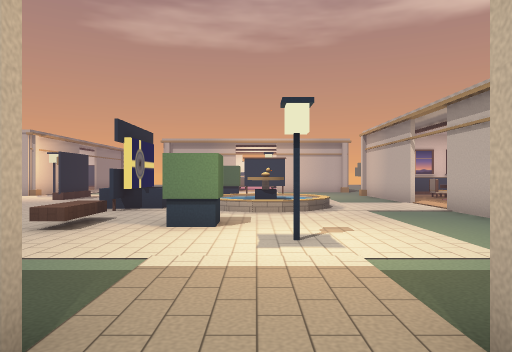
view 1 (above)

19 first-person views from a walk through a Unity game level. The camera is 1.5 m above the floor, looks level and sees 70° across. The floor is counted in squares, 2 m on a side. Each view is taken from the middle of a square. On the plan, view 1 faces up. The plan holds only what a view shows up to about 11 squares ahead; the rest is blank. The place goes on beyond the plan. The player is left out. Door leaves are left out, so doorways stand open.

view 2
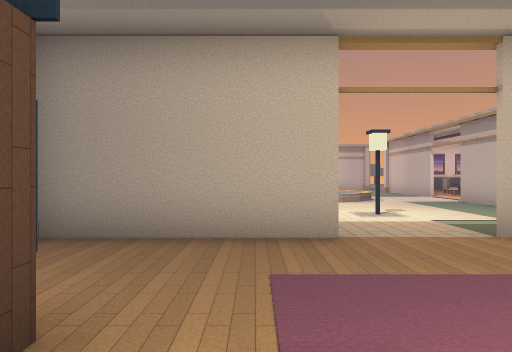

view 3
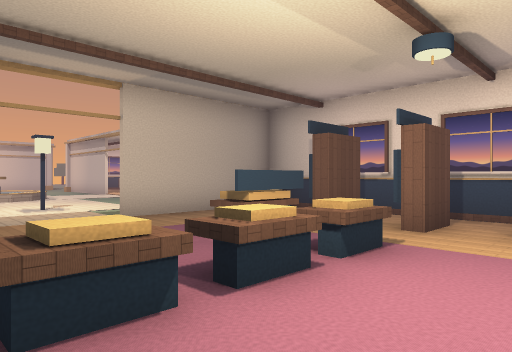

view 4
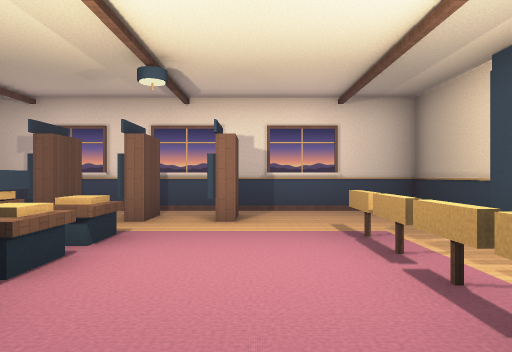

view 5
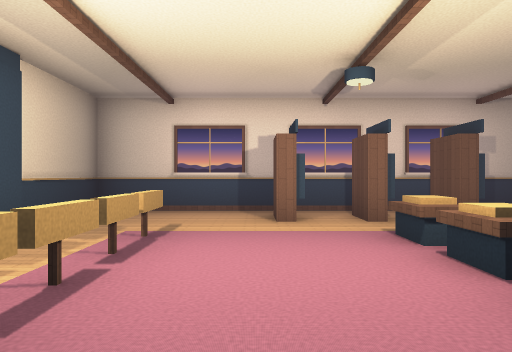

view 6
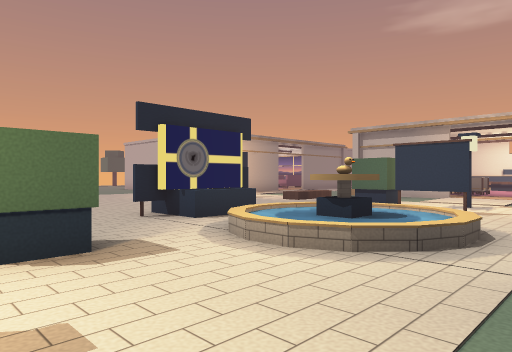

view 7
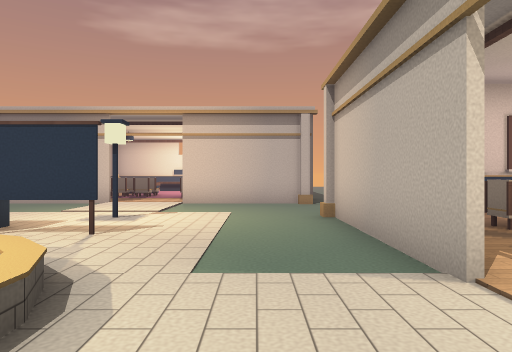

view 8
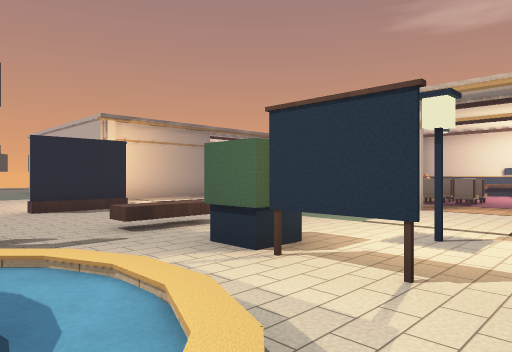

view 9
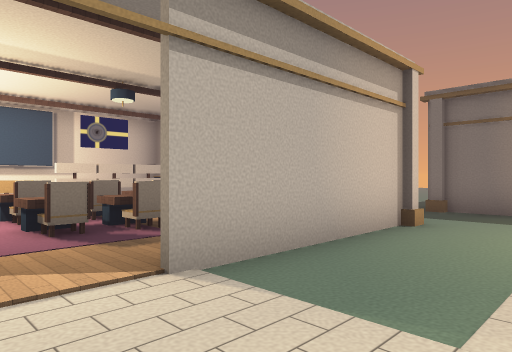

view 10
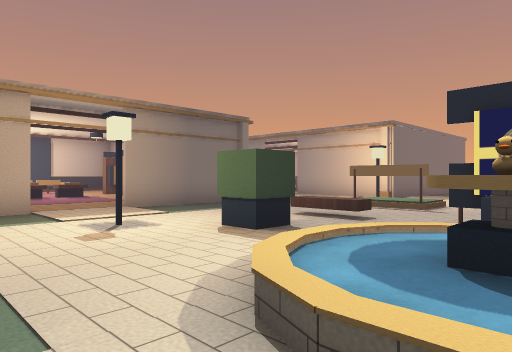

view 11
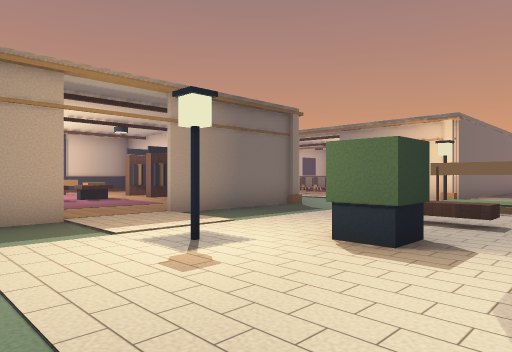

view 12
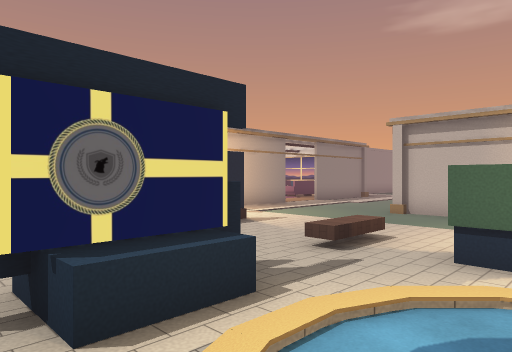

view 13
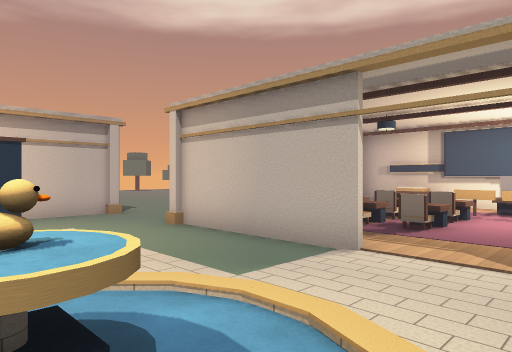

view 14
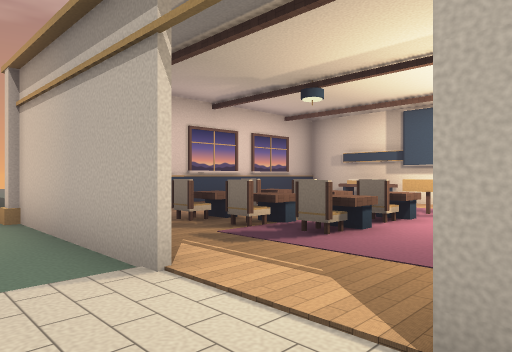

view 15
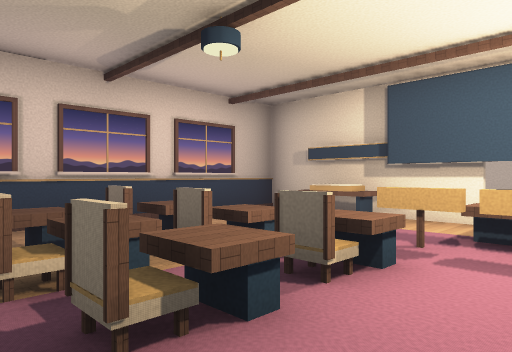

view 16
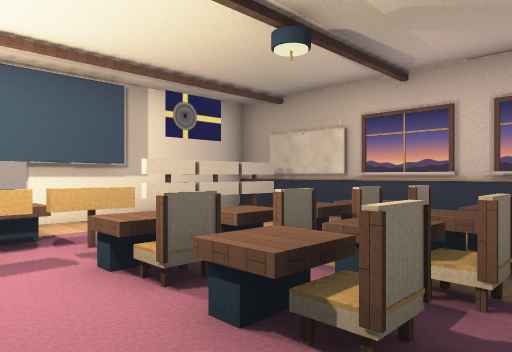

view 17
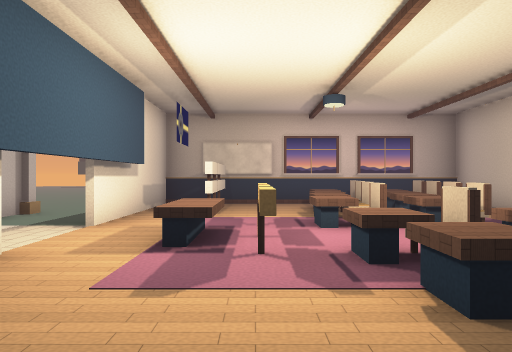

view 18
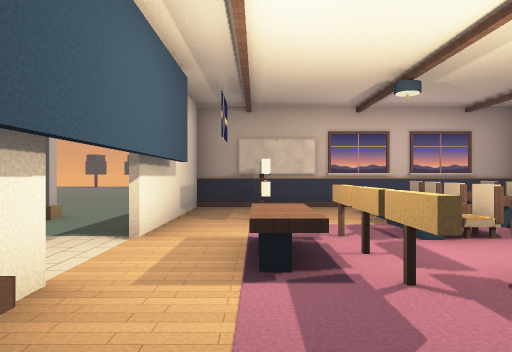

view 19
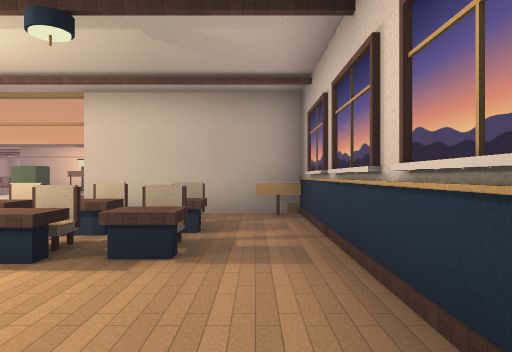

### Floor plan
Key: @ floor where view 1 was taken; # wall or solid block; . main floor; : floor 0.25 m higher than the main floor; / step, stairs or slope; D open door; = window, fence, low wall or low ledge; ^ raised ledge; O other object.
Columns run from 7 left of view 1 to 16 right of it. Each row starts with its distance up from view 1.
 22       ..
 21       O.
 20       O.
 19       ...
 18  ..###DDD####
 17 .............
 16 .............
 15 .......OO...#########
 14  #.....OO...#..... .#
 13  #..O.O#....#OOOO..^#
 12 ............#OOOO..^#
 11 ......///...#.OOO...#
 10 ..  #. O /.DD.O..OO..
  9 ....#./O /.DD...OOO...
  8  .....///...#.OOO#..#.#
  7 ./O.........#OO...#.#.#
  6 .:..O.O.....#OOO..#.#.#
  5  /O....OO...#.....#.#..
  4     ...OO...#########...
  3   ...........         ..
  2   .###DDD###.         ..
  1   ##..DDD..##
  0   #....@..  #.
 -1   #OO...==OO#.
 -2   #.........#
 -3   #OO.OOO.OO#
 -4   #OO.....###
 -5   #.........#
 -6   #..#####..#
 -7   #.........#
 -8   ####   ####

Where each view was taken, in squares from view 1:
view 1: 0 up, 0 right, facing up
view 2: 3 down, 2 left, facing up
view 3: 5 down, 2 left, facing up-right
view 4: 5 down, 3 left, facing right
view 5: 5 down, 3 right, facing left
view 6: 5 up, 3 right, facing up-left
view 7: 8 up, 3 right, facing up
view 8: 10 up, 2 right, facing up-left
view 9: 10 up, 2 right, facing down-right
view 10: 10 up, 3 right, facing down-left
view 11: 8 up, 3 right, facing down-left
view 12: 8 up, 0 right, facing up-left
view 13: 8 up, 0 right, facing up-right
view 14: 8 up, 3 right, facing up-right
view 15: 9 up, 6 right, facing up-right
view 16: 10 up, 6 right, facing down-right
view 17: 14 up, 10 right, facing down
view 18: 13 up, 11 right, facing down
view 19: 14 up, 12 right, facing left
